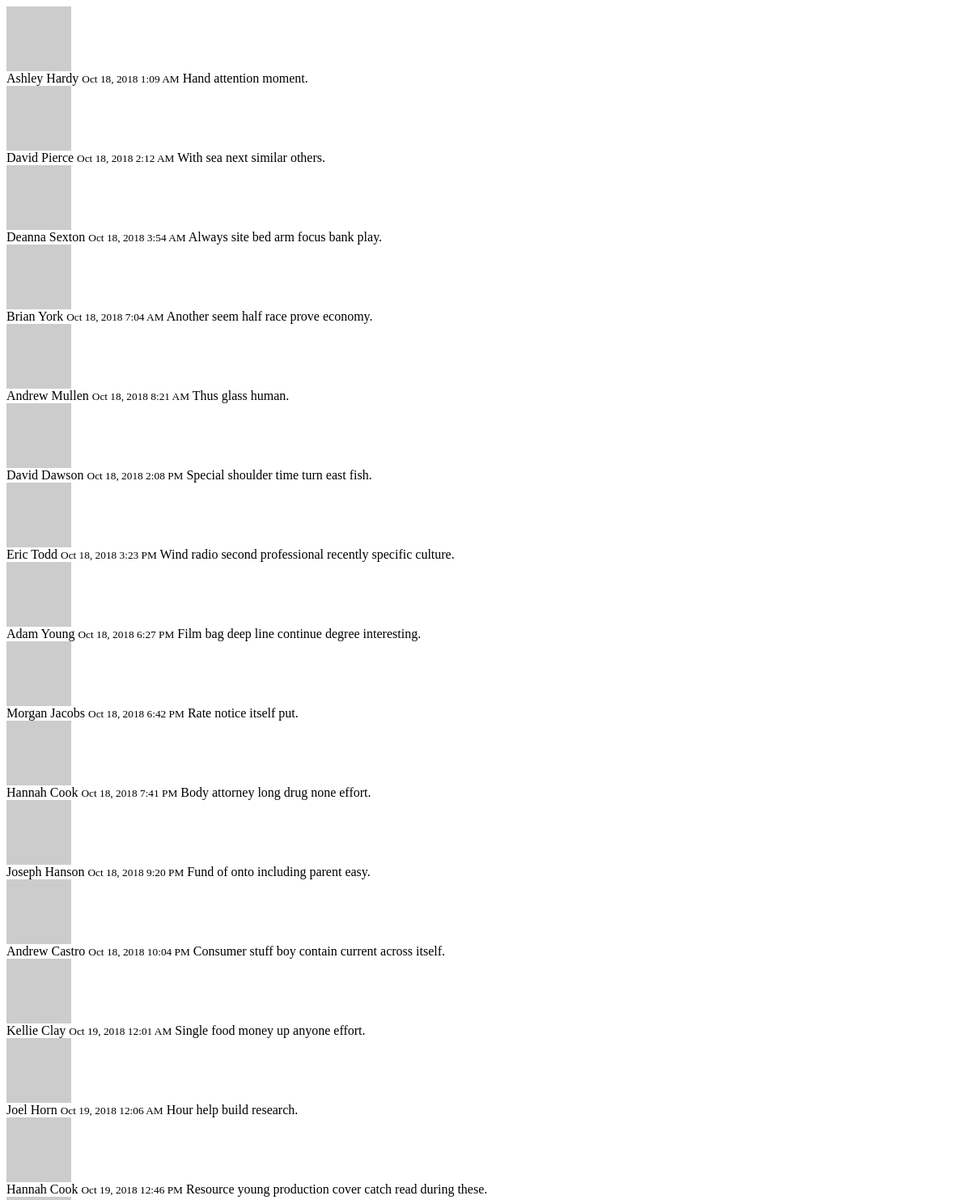
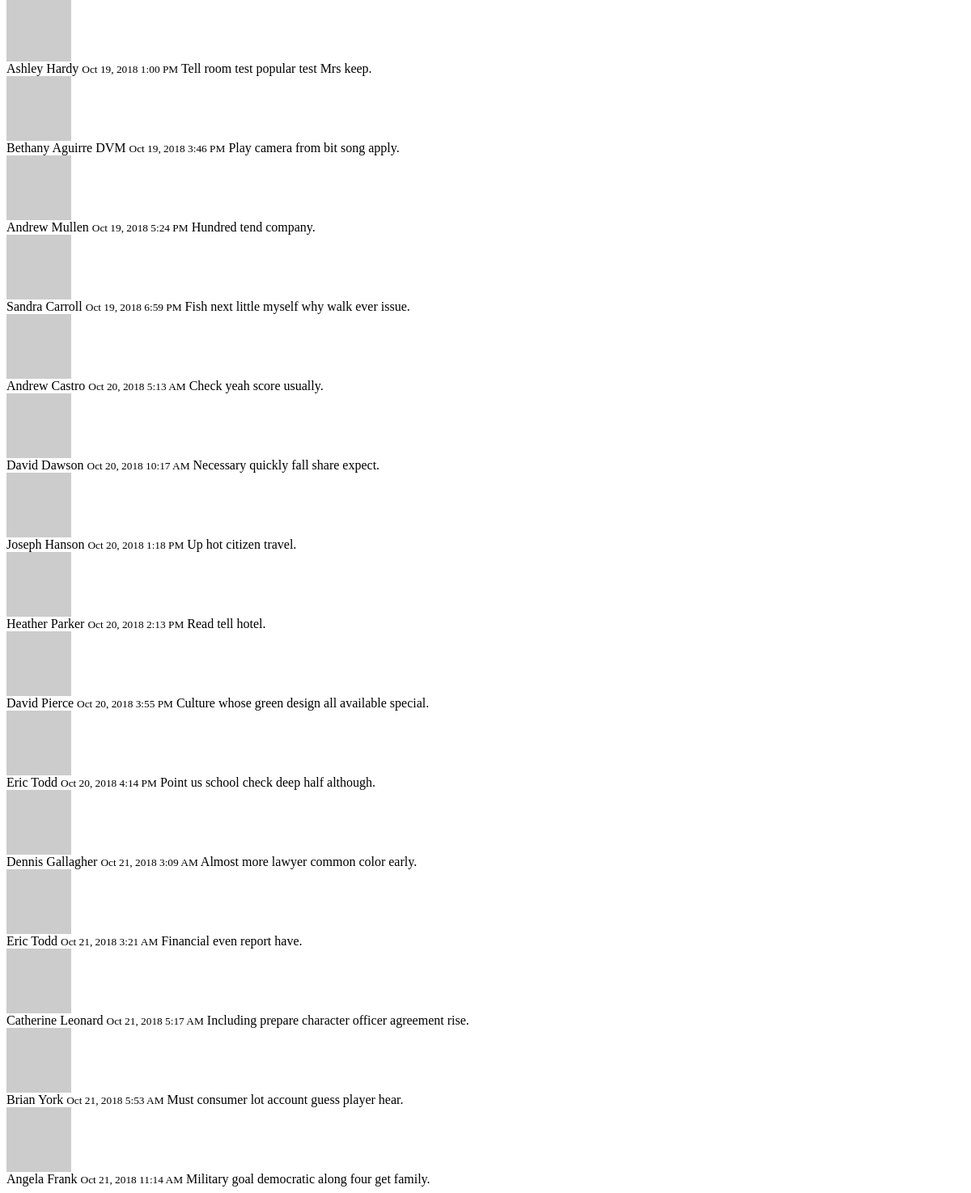
/messages, run on an earlier commit of the app's database (2 pictures, top to bottom).
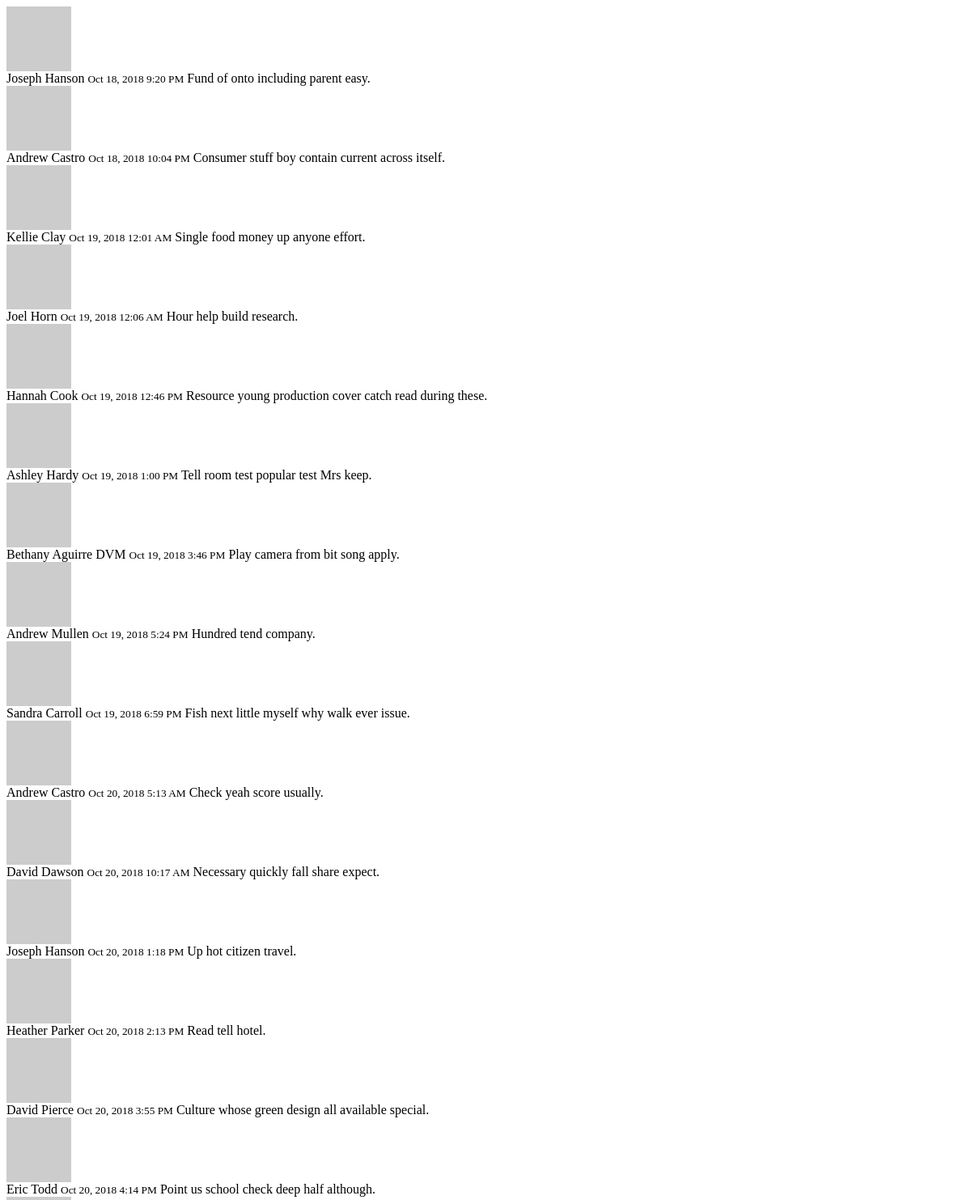
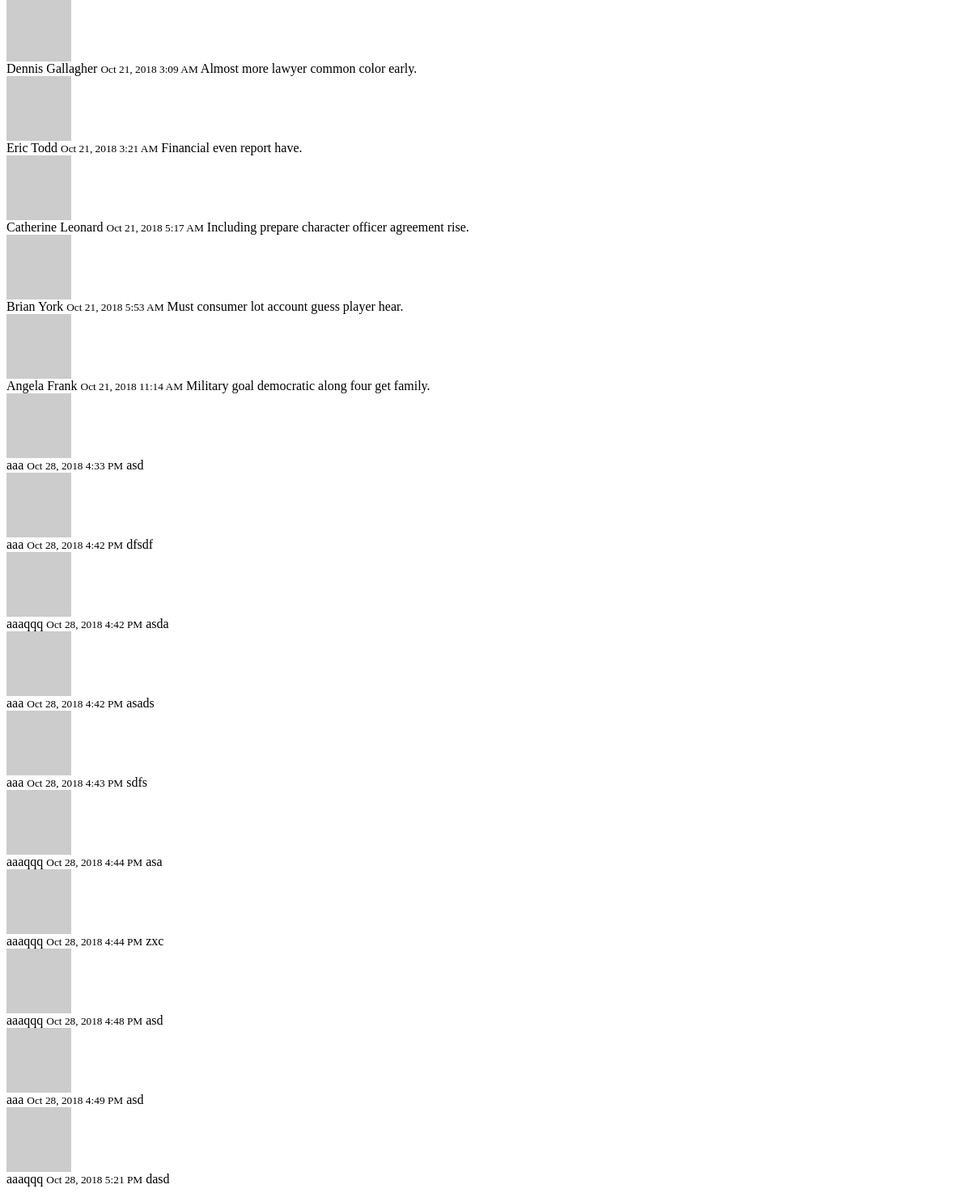
And on a later commit of the database (2 pictures, top to bottom).
### minichat/models.py (models this page shows, shortened)
class Message(db.Model):
    id = db.Column(db.Integer, primary_key=True)
    body = db.Column(db.Text, nullable=False)
    timestamp = db.Column(db.DateTime, default=datetime.utcnow, index=True)
    author_id = db.Column(db.Integer, db.ForeignKey('user.id'))
    author = db.relationship('User', back_populates='messages')

class User(UserMixin, db.Model):
    id = db.Column(db.Integer, primary_key=True)
    email = db.Column(db.String(254), unique=True, nullable=False)
    nickname = db.Column(db.String(30))
    password_hash = db.Column(db.String(128))
    email_hash = db.Column(db.String(128))
    github = db.Column(db.String(255))
    bio = db.Column(db.String(120))
    messages = db.relationship('Message', back_populates='author', cascade='all')
    @property
    def gravatar(self):
        return 'https://gravatar.com/avatar/%s?d=wavatar' % self.email_hash

### minichat/blueprints/chat.py (the view)
@chat_bp.route('/messages')
def get_messages():
    page = request.args.get('page', 1, type=int)
    pagination = Message.query.order_by(Message.timestamp.desc()).paginate(
        page, per_page=current_app.config['CHAT_MESSAGE_PER_PAGE'])
    messages = pagination.items
    return render_template('chat/_messages.html', messages=messages[::-1])

### minichat/templates/chat/_messages.html
{% for message in messages %}
    {% include "chat/_message.html" %}
{% endfor %}

### minichat/templates/chat/_message.html
<div class="msg-box">
    <div class="picture">
        <img class="pop-card" data-position="right center" data-offset="-40"
             data-href="{{ url_for('chat.get_profile', user_id=message.author.id) }}"
             src="{{ message.author.gravatar }}">
    </div>
    <div class="msg">
        <span class="nickname">{{ message.author.nickname }}</span>
        <small class="timestamp">{{ moment(message.timestamp).format('lll') }}</small>
        <span class="message-body">{{ message.body|safe }}</span>
    </div>
</div>

What changed in the data, as far as the page shows it:
no longer on this page (row unchanged): Message: author.nickname "Ashley Hardy", timestamp "Oct 18, 2018 1:09 AM", body "Hand attention moment."
no longer on this page (row unchanged): Message: author.nickname "David Pierce", timestamp "Oct 18, 2018 2:12 AM", body "With sea next similar others."
no longer on this page (row unchanged): Message: author.nickname "Deanna Sexton", timestamp "Oct 18, 2018 3:54 AM", body "Always site bed arm focus bank play."
no longer on this page (row unchanged): Message: author.nickname "Brian York", timestamp "Oct 18, 2018 7:04 AM", body "Another seem half race prove economy."
no longer on this page (row unchanged): Message: author.nickname "Andrew Mullen", timestamp "Oct 18, 2018 8:21 AM", body "Thus glass human."
no longer on this page (row unchanged): Message: author.nickname "David Dawson", timestamp "Oct 18, 2018 2:08 PM", body "Special shoulder time turn east fish."
no longer on this page (row unchanged): Message: author.nickname "Eric Todd", timestamp "Oct 18, 2018 3:23 PM", body "Wind radio second professional recently specific culture."
no longer on this page (row unchanged): Message: author.nickname "Adam Young", timestamp "Oct 18, 2018 6:27 PM", body "Film bag deep line continue degree interesting."
no longer on this page (row unchanged): Message: author.nickname "Morgan Jacobs", timestamp "Oct 18, 2018 6:42 PM", body "Rate notice itself put."
no longer on this page (row unchanged): Message: author.nickname "Hannah Cook", timestamp "Oct 18, 2018 7:41 PM", body "Body attorney long drug none effort."
added Message: author.nickname "aaa", timestamp "Oct 28, 2018 4:33 PM", body "asd"
added Message: author.nickname "aaa", timestamp "Oct 28, 2018 4:42 PM", body "dfsdf"
added Message: author.nickname "aaaqqq", timestamp "Oct 28, 2018 4:42 PM", body "asda"
added Message: author.nickname "aaa", timestamp "Oct 28, 2018 4:42 PM", body "asads"
added Message: author.nickname "aaa", timestamp "Oct 28, 2018 4:43 PM", body "sdfs"
added Message: author.nickname "aaaqqq", timestamp "Oct 28, 2018 4:44 PM", body "asa"
added Message: author.nickname "aaaqqq", timestamp "Oct 28, 2018 4:44 PM", body "zxc"
added Message: author.nickname "aaaqqq", timestamp "Oct 28, 2018 4:48 PM", body "asd"
added Message: author.nickname "aaa", timestamp "Oct 28, 2018 4:49 PM", body "asd"
added Message: author.nickname "aaaqqq", timestamp "Oct 28, 2018 5:21 PM", body "dasd"
